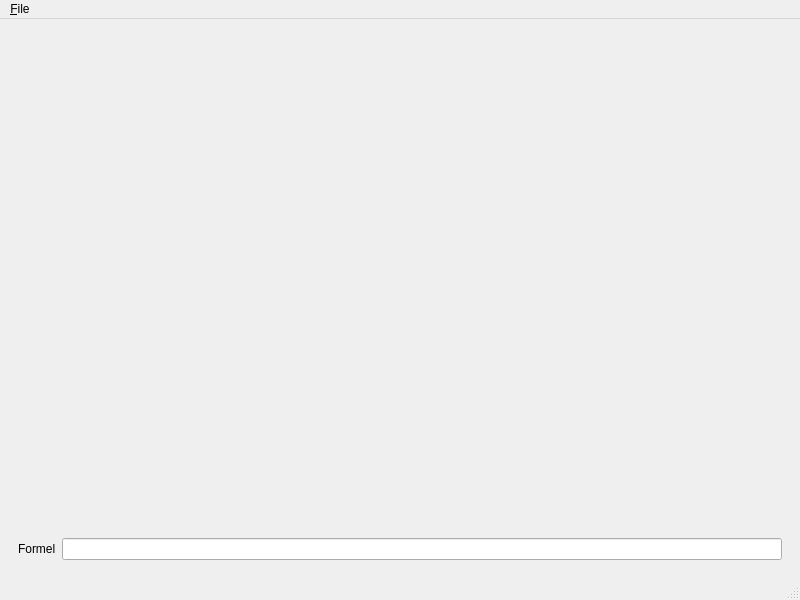
<?xml version="1.0" encoding="UTF-8"?>
<ui version="4.0">
 <class>MainWindow</class>
 <widget class="QMainWindow" name="MainWindow">
  <property name="geometry">
   <rect>
    <x>0</x>
    <y>0</y>
    <width>800</width>
    <height>600</height>
   </rect>
  </property>
  <property name="windowTitle">
   <string>Formelplotter</string>
  </property>
  <widget class="QWidget" name="centralwidget">
   <layout class="QVBoxLayout" name="verticalLayout">
    <item>
     <widget class="QWidget" name="mainWidget" native="true">
      <property name="sizePolicy">
       <sizepolicy hsizetype="Preferred" vsizetype="Expanding">
        <horstretch>0</horstretch>
        <verstretch>0</verstretch>
       </sizepolicy>
      </property>
     </widget>
    </item>
    <item>
     <widget class="QWidget" name="widget2" native="true">
      <layout class="QHBoxLayout" name="horizontalLayout">
       <item>
        <widget class="QLabel" name="label">
         <property name="text">
          <string>Formel</string>
         </property>
        </widget>
       </item>
       <item>
        <widget class="QLineEdit" name="lineEdit"/>
       </item>
      </layout>
     </widget>
    </item>
   </layout>
  </widget>
  <widget class="QMenuBar" name="menubar">
   <property name="geometry">
    <rect>
     <x>0</x>
     <y>0</y>
     <width>800</width>
     <height>23</height>
    </rect>
   </property>
   <widget class="QMenu" name="menuFile">
    <property name="title">
     <string>&amp;File</string>
    </property>
    <addaction name="actionExit"/>
   </widget>
   <addaction name="menuFile"/>
  </widget>
  <widget class="QStatusBar" name="statusbar"/>
  <action name="actionExit">
   <property name="text">
    <string>E&amp;xit</string>
   </property>
  </action>
 </widget>
 <resources/>
 <connections>
  <connection>
   <sender>actionExit</sender>
   <signal>triggered()</signal>
   <receiver>MainWindow</receiver>
   <slot>close()</slot>
   <hints>
    <hint type="sourcelabel">
     <x>-1</x>
     <y>-1</y>
    </hint>
    <hint type="destinationlabel">
     <x>399</x>
     <y>299</y>
    </hint>
   </hints>
  </connection>
 </connections>
</ui>
